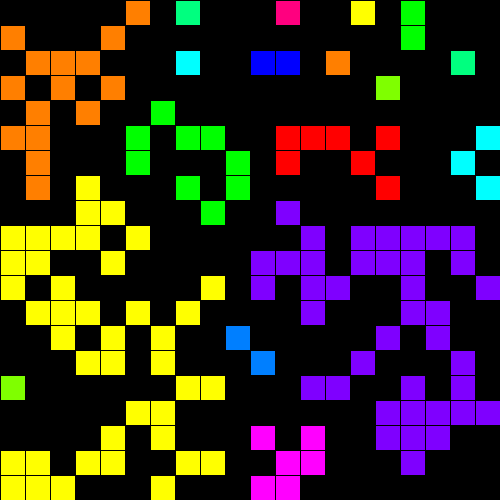
Frame 1 (no input)
Frame 60 (the mouse pressed at the canvas centre just before this capture): identical to frame 1, image omitted
Frame 120 (the mouse held since frame 60 and released just before this capture): identical to frame 1, image omitted

The Processing sketch that drew this single still picture (run headless with seeded random() and noise(); from frame 60 on, the mouse is pressed at the canvas centre):

// Processing sketch: CCL_Connected_Component_Labeling
// ── CCL_Connected_Component_Labeling.pde
//based on this site https://en.wikipedia.org/wiki/Connected-component_labeling
import java.util.Queue;
import java.util.ArrayDeque;

int ni = 20;
int nj = 20;
float pixelS;
boolean useEight = true;//use eight neighbors
Cell[][] datas = new Cell[ni][nj];

void setup(){
  colorMode(HSB, 360, 100, 100);
  size(500, 500);
  pixelS = float(height)/nj;
  for(int i=0; i<ni; i++){
    for(int j=0; j<nj; j++){
      datas[i][j] = new Cell(i, j);
      if(random(3)<1)datas[i][j].d = true;
      else datas[i][j].d = false;
    }
  }
  for(int i=0; i<ni; i++){
    for(int j=0; j<nj; j++){
      datas[i][j].calcAdj();
    }
  }
  solve();
  showDatas();
}

void draw(){
  
}

void solve(){
  int currentL = 1;//current label
  for(int i=0; i<ni; i++){
    for(int j=0; j<nj; j++){
      Cell cell = datas[i][j];
      if(cell.d == true && cell.label == 0){
        cell.label = currentL;
        flood(cell);
        currentL++;
      }
    }
  }
}

void flood(Cell input){//set label to all connecting cell 
  Queue<Cell> cells = new ArrayDeque<Cell>();
  cells.add(input);
  while(cells.size() > 0){
    Cell cell = cells.poll();
    for(Cell adj : cell.adjs){
      if(adj != null && adj.d == true && adj.label == 0){cells.add(adj);
        adj.label = input.label;
      }
    }
  }
}

// ── Cell.pde
class Cell{
  boolean d;//binarized pixel data
  int label = 0;
  Cell[] adjs;//adjacent(neighbors)
  int x, y;//position
  
  Cell(int x, int y){
    this.x = x;
    this.y = y;
  }
  
  void calcAdj(){
    if(useEight)adjs = new Cell[8];
    else adjs = new Cell[4];
    if(x != 0)adjs[0] = datas[x-1][y];
    if(y != 0)adjs[1] = datas[x][y-1];
    if(x != ni-1)adjs[2] = datas[x+1][y];
    if(y != nj-1)adjs[3] = datas[x][y+1];
    if(useEight){
      if(x != 0 && y != 0)adjs[4] = datas[x-1][y-1];
      if(x != ni-1 && y != 0)adjs[5] = datas[x+1][y-1];
      if(x != ni-1 && y != nj-1)adjs[6] = datas[x+1][y+1];
      if(x != 0 && y != nj-1)adjs[7] = datas[x-1][y+1];
    }
  }
  
  void show(){
    if(d){fill((label*30)%360, 100, 100);
    
    }else fill(0);
    rect(x*pixelS, y*pixelS, pixelS, pixelS);
  }
}

// ── Util.pde
void showDatas(){
  for(int i=0; i<ni; i++){
    for(int j=0; j<nj; j++){
      datas[i][j].show();
    }
  }
}
